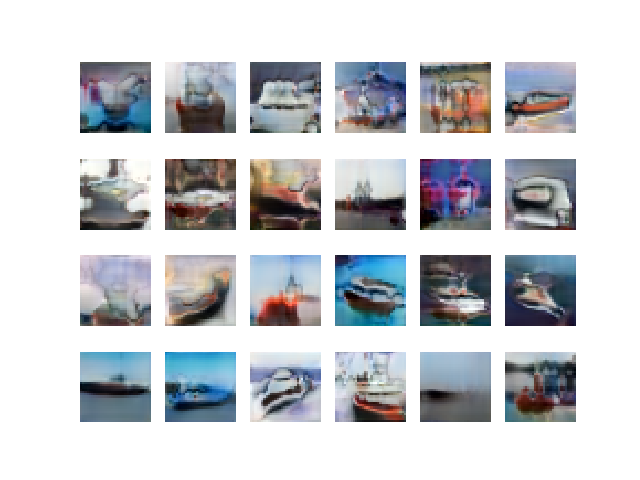

Write Python code to recreate this figure.
from GANLib import WGAN_GP, utils

import keras 
from keras.datasets import cifar10
from keras.layers import Input, Dense, Reshape, Flatten, Dropout, concatenate, add, RepeatVector, UpSampling2D
from keras.layers import AveragePooling2D, Lambda
from keras.layers.advanced_activations import LeakyReLU
from keras.layers.convolutional import UpSampling2D, Conv2D
from keras.models import Model
from keras.optimizers import Adam

import matplotlib.pyplot as plt
import numpy as np

import keras.backend as K

from skimage.measure import block_reduce



#                   Progressive Growing of GANs
#   Paper: https://arxiv.org/pdf/1710.10196.pdf

#       Description:
#   Takes as input some dataset and trains the network as usual GAN but progressively 
#   adding layers to generator and discriminator.



#-------------------------------
# Auxiliary functions
#-------------------------------  

def augment(data):
    off_x_p = data.copy()
    off_x_p[:,1:,:,:] = off_x_p[:,:-1,:,:]
    off_x_m = data.copy()
    off_x_p[:,:-1,:,:] = off_x_p[:,1:,:,:]
    data = np.concatenate((data,off_x_p,off_x_m), axis = 0)
    
    off_y_p = data.copy()
    off_y_p[:,:,1:,:] = off_y_p[:,:,:-1,:]
    off_y_m = data.copy()
    off_y_m[:,:,:-1,:] = off_y_m[:,:,1:,:]
    data = np.concatenate((data,off_y_p,off_y_m), axis = 0)
    
    return data

def dynamic_he_scale(x, gain = np.sqrt(2)): 
    #He's normal dynamic weight scaler
    shape = x.shape.as_list()
    fan_in, _ = keras.initializers._compute_fans(shape)
    std = np.sqrt(gain / max(1., fan_in)) 
    x_scale = x * K.constant(std)
    
    return x_scale
   
class Conv2D_sw(Conv2D): #Conv2D layer with dynamically scaled weights
    def __init__(gan, filters, kernel_size, **kwargs):
        super(Conv2D_sw, gan).__init__(
            filters=filters,
            kernel_size=kernel_size,
            **kwargs)
       
    def call(gan, inputs):
        outputs = K.conv2d(
                inputs,
                weights_scale_func(gan.kernel),
                strides=gan.strides,
                padding=gan.padding,
                data_format=gan.data_format,
                dilation_rate=gan.dilation_rate)
        
        if gan.use_bias:
            outputs = K.bias_add(
                outputs,
                gan.bias,
                data_format=gan.data_format)
                
        if gan.activation is not None:
            return gan.activation(outputs)
            
        return outputs

class Dense_sw(Dense): #Dense layer with dynamically scaled weights
    def __init__(gan, units, **kwargs):
        super(Dense_sw, gan).__init__(units = units, **kwargs)
       
    def call(gan, inputs):
        output = K.dot(inputs, weights_scale_func(gan.kernel))
        if gan.use_bias:
            output = K.bias_add(output, gan.bias, data_format='channels_last')
        if gan.activation is not None:
            output = gan.activation(output)
        return output
     
           
#-------------------------------
# Define models structure
#-------------------------------      
      
initialization = 'he_normal' #keras.initializers.RandomNormal(0, 1)  
weights_scale_func = dynamic_he_scale

noise_dim = 64 
channels = 3

weights = {}
sheets = 0


def new_sheet(filters, kernel_size, padding, name, pix_norm = True):
    def func(layer):
        w = weights.get(name,None)
        layer = Conv2D_sw(filters, kernel_size, padding=padding, weights = w, name = name, kernel_initializer = initialization)(layer)
        layer = LeakyReLU(alpha=0.2)(layer) 
        if pix_norm: layer = utils.PixelNorm()(layer)
        return layer
    return func
    
def transition_alpha(gan):
    return K.minimum(gan.epoch.tensor / (gan.epochs.tensor/2), 1) 
   
def build_generator(gan):
    previous_step = None
    next_step = None

    input_layer = Input(shape=(gan.latent_dim,))
    layer = RepeatVector(16)(input_layer)
    layer = Reshape((4, 4, gan.latent_dim))(layer)
    
    layer = new_sheet(filters_list[0], (4,4), 'same', 'genr_head_a')(layer)
    layer = new_sheet(filters_list[0], (3,3), 'same', 'genr_head_b')(layer)
    
    #Growing layers
    for i in range(sheets):
        layer = UpSampling2D(2)(layer)
        if i == sheets-1: previous_step = layer
            
        layer = new_sheet(filters_list[i+1], (3,3), 'same', 'genr_layer_a'+str(i))(layer)
        layer = new_sheet(filters_list[i+1], (3,3), 'same', 'genr_layer_b'+str(i))(layer)
   
    next_step = Conv2D_sw(channels, (1,1), name = 'to_rgb', kernel_initializer = initialization)(layer) #to RGB
    
    #smooth fading
    if previous_step is not None: 
        previous_step = Conv2D_sw(channels, (1,1), weights = weights.get('to_rgb',None))(previous_step) 
        layer = Lambda(lambda x: x[0] + (x[1] - x[0]) * transition_alpha(gan))([previous_step, next_step])
    else:
        layer = next_step
      
    return Model(input_layer, layer)
      
def build_discriminator(gan):
    previous_step = None
    next_step = None
    
    input_layer = Input(shape=gan.input_shape)
    
    layer = Conv2D_sw(filters_list[sheets], (1,1), name = 'from_rgb', kernel_initializer = initialization)(input_layer) #from RGB
    layer = LeakyReLU(alpha=0.2)(layer) 
    layer = utils.PixelNorm()(layer)
    
    #Growing layers
    for i in range(sheets, 0, -1):
        layer = new_sheet(filters_list[i], (3,3), 'same', 'disc_layer_b'+str(i))(layer)
        layer = new_sheet(filters_list[i - 1], (3,3), 'same', 'disc_layer_a'+str(i))(layer)
        layer = AveragePooling2D(2)(layer)

        #smooth fading
        if i == sheets:
            next_step = layer
            
            previous_step = AveragePooling2D(2)(input_layer)
            previous_step = Conv2D_sw(filters_list[i - 1], (1,1), weights = weights.get('from_rgb',None))(previous_step) #from RGB
            previous_step = LeakyReLU(alpha=0.2)(previous_step) 
            previous_step = utils.PixelNorm()(previous_step)
        
            layer = Lambda(lambda x: x[0] + (x[1] - x[0]) * transition_alpha(gan))([previous_step, next_step])
                
    
    layer = utils.MiniBatchStddev(group_size=4)(layer)
    layer = new_sheet(filters_list[0], (3,3), 'same', 'disc_head_0')(layer)
    layer = new_sheet(filters_list[0], (4,4), 'valid', 'disc_head_1')(layer)
    
    layer = Flatten()(layer)
    layer = Dense_sw(1, activation=gan.disc_activation, kernel_initializer = initialization)(layer)

    return Model(input_layer, layer)
    
#-------------------------------
#  Main code
#-------------------------------  

r, c = 4, 6
sample_noise = np.random.uniform(-1, 1, (r * c, noise_dim))
def sample_images(gen, file):
    gen_imgs = gen.predict([sample_noise])

    # Rescale images 0 - 1
    gen_imgs = 0.5 * gen_imgs + 0.5
    gen_imgs = np.clip(gen_imgs,0,1)
    
    fig, axs = plt.subplots(r, c)
    cnt = 0
    for i in range(r):
        for j in range(c):
            if gen_imgs.shape[-1] == 1: 
                axs[i,j].imshow(gen_imgs[cnt,:,:,0], cmap='gray')
            else:
                axs[i,j].imshow(gen_imgs[cnt,:,:])
            axs[i,j].axis('off')
            cnt += 1
    
    fig.savefig(file)
    plt.close()   
    
    
# Load the dataset
(dataseta, labelsa), (datasetb, labelsb) = cifar10.load_data()
dataset = np.concatenate((dataseta,datasetb), axis = 0)
labels = np.concatenate((labelsa,labelsb), axis = 0)

indx = np.where(labels == 8)[0] # we choose only one specific domain from the dataset
dataset = dataset[indx]

# Configure input
dataset = (dataset.astype(np.float32) - 127.5) / 127.5
if len(dataset.shape)<4:
    dataset = np.expand_dims(dataset, axis=3)
    

# 6000 examples is not enough, so we augment dataset by shifting it along axis by 1 pixel 
dataset = augment(dataset)
 
epochs_list = [4000, 8000, 16000, 32000]
batch_size_list = [16, 16, 16, 16]  
image_size_list = [4, 8, 16, 32] 
filters_list = [48, 32, 24, 16]


for i in range(len(epochs_list)):    
    epochs = epochs_list[i]
    batch_size = batch_size_list[i]
    
    sz = dataset.shape[1] // image_size_list[i]
    data_set = block_reduce(dataset, block_size=(1, sz, sz, 1), func=np.mean) 
    print(data_set.shape)
    
    # Build and train GAN
    gan = WGAN_GP(data_set.shape[1:], noise_dim, optimizer = Adam(0.0002, 0.5, 0.9, clipnorm = 10))
    gan.generator = build_generator(gan) #define generator model
    gan.discriminator = build_discriminator(gan) #define discriminator model

    def callback():
        sample_images(gan.generator, 'pg_gan.png')
        
    gan.train(data_set, epochs = epochs, batch_size = batch_size, checkpoint_callback = callback, collect_history = False)    
    
    # Save weights of the network
    for l in gan.generator.layers:
        weights[l.name] = l.get_weights() 
        
    for l in gan.discriminator.layers:
        weights[l.name] = l.get_weights() 
            
    sheets += 1
